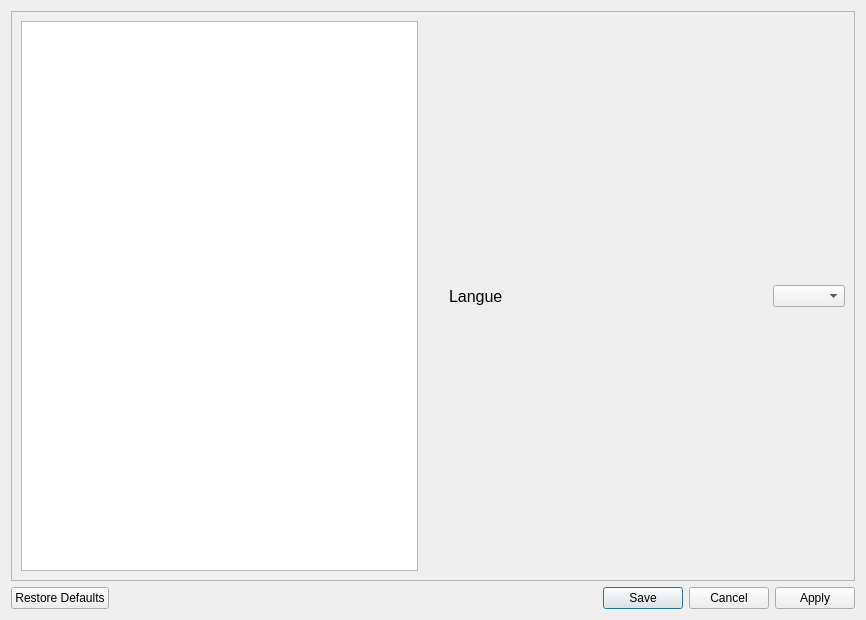
<?xml version="1.0" encoding="UTF-8"?>
<ui version="4.0">
 <class>SettingsWindow</class>
 <widget class="QDialog" name="SettingsWindow">
  <property name="geometry">
   <rect>
    <x>0</x>
    <y>0</y>
    <width>866</width>
    <height>620</height>
   </rect>
  </property>
  <property name="windowTitle">
   <string>Dialog</string>
  </property>
  <property name="SettingsWindow" stdset="0">
   <string/>
  </property>
  <layout class="QVBoxLayout" name="verticalLayout">
   <item>
    <widget class="QFrame" name="frame">
     <property name="frameShape">
      <enum>QFrame::StyledPanel</enum>
     </property>
     <property name="frameShadow">
      <enum>QFrame::Raised</enum>
     </property>
     <layout class="QHBoxLayout" name="horizontalLayout">
      <item>
       <widget class="QTreeWidget" name="treeWidget">
        <attribute name="headerVisible">
         <bool>false</bool>
        </attribute>
        <column>
         <property name="text">
          <string notr="true">1</string>
         </property>
        </column>
       </widget>
      </item>
      <item>
       <spacer name="horizontalSpacer">
        <property name="orientation">
         <enum>Qt::Horizontal</enum>
        </property>
        <property name="sizeType">
         <enum>QSizePolicy::Fixed</enum>
        </property>
        <property name="sizeHint" stdset="0">
         <size>
          <width>25</width>
          <height>20</height>
         </size>
        </property>
       </spacer>
      </item>
      <item>
       <layout class="QGridLayout" name="gridLayout">
        <item row="0" column="1">
         <spacer name="horizontalSpacer_2">
          <property name="orientation">
           <enum>Qt::Horizontal</enum>
          </property>
          <property name="sizeType">
           <enum>QSizePolicy::MinimumExpanding</enum>
          </property>
          <property name="sizeHint" stdset="0">
           <size>
            <width>70</width>
            <height>20</height>
           </size>
          </property>
         </spacer>
        </item>
        <item row="0" column="0">
         <widget class="QLabel" name="label">
          <property name="font">
           <font>
            <pointsize>12</pointsize>
           </font>
          </property>
          <property name="lineWidth">
           <number>1</number>
          </property>
          <property name="midLineWidth">
           <number>0</number>
          </property>
          <property name="text">
           <string>Langue</string>
          </property>
          <property name="textFormat">
           <enum>Qt::AutoText</enum>
          </property>
          <property name="scaledContents">
           <bool>true</bool>
          </property>
          <property name="wordWrap">
           <bool>false</bool>
          </property>
          <property name="buddy">
           <cstring>comboBox</cstring>
          </property>
         </widget>
        </item>
        <item row="0" column="2">
         <widget class="QComboBox" name="comboBox"/>
        </item>
       </layout>
      </item>
     </layout>
    </widget>
   </item>
   <item>
    <widget class="QDialogButtonBox" name="buttonBox">
     <property name="orientation">
      <enum>Qt::Horizontal</enum>
     </property>
     <property name="standardButtons">
      <set>QDialogButtonBox::Apply|QDialogButtonBox::Cancel|QDialogButtonBox::RestoreDefaults|QDialogButtonBox::Save</set>
     </property>
     <property name="centerButtons">
      <bool>false</bool>
     </property>
    </widget>
   </item>
  </layout>
 </widget>
 <resources/>
 <connections>
  <connection>
   <sender>buttonBox</sender>
   <signal>accepted()</signal>
   <receiver>SettingsWindow</receiver>
   <slot>accept()</slot>
   <hints>
    <hint type="sourcelabel">
     <x>236</x>
     <y>610</y>
    </hint>
    <hint type="destinationlabel">
     <x>157</x>
     <y>274</y>
    </hint>
   </hints>
  </connection>
  <connection>
   <sender>buttonBox</sender>
   <signal>rejected()</signal>
   <receiver>SettingsWindow</receiver>
   <slot>reject()</slot>
   <hints>
    <hint type="sourcelabel">
     <x>304</x>
     <y>610</y>
    </hint>
    <hint type="destinationlabel">
     <x>286</x>
     <y>274</y>
    </hint>
   </hints>
  </connection>
 </connections>
</ui>
